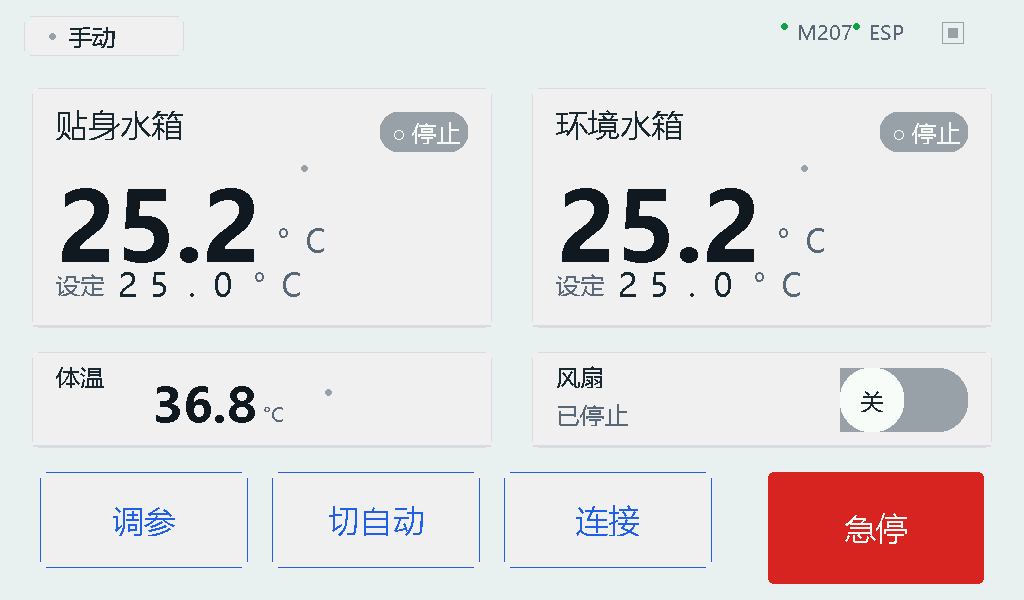
#> input picture project_tcs/tests/baseline/_home_FAIL.png, 1024 x 600 px
$ python colorblind_check.py ../tests/baseline/_home_FAIL.png
#> lines starting #> are read from the running program, lines starting #| are printed output that depends on the picture
#!/usr/bin/env python3
# -*- coding: utf-8 -*-
"""colorblind_check.py — K10 色弱/灰度可辨性审查（任务书 v9.5）

对 UI 帧做 灰度化 + 红绿色盲(Protanopia/Deuteranopia) 变换后重审：
  - 报警横幅 vs 背景：灰度 ΔL ≥ 18（报警在无彩色下仍突显）
  - 绿/灰状态胶囊：灰度 ΔL ≥ 15（●运行 vs ○停止 不依赖色相）
  - 急停红实底 vs 白卡：ΔL ≥ 40
通过标准=线性变换后上述三组仍可辨（ISA-101 "颜色只留给报警"的自证）。
用法: python tools/colorblind_check.py [frame.png ...]   （缺省=标准四帧）
"""
import sys
from pathlib import Path
from PIL import Image

ROOT = Path(__file__).resolve().parent.parent
EV = ROOT.parent / "docs/evidence"

# 灰度权重（sRGB）
W = (0.2126, 0.7152, 0.0722)
# Deuteranopia 近似矩阵（Brettel/Viénot 简化，够用于可辨性审查）
DEUT = ((0.625, 0.375, 0.0),
        (0.70,  0.30,  0.0),
        (0.0,   0.30,  0.70))
PROT = ((0.567, 0.433, 0.0),
        (0.558, 0.442, 0.0),
        (0.0,   0.242, 0.758))


def transform(im, mode):
    px = im.load()
    out = Image.new("L", im.size)
    po = out.load()
    for y in range(im.size[1]):
        for x in range(im.size[0]):
            r, g, b = px[x, y]
            if mode == "gray":
                v = W[0] * r + W[1] * g + W[2] * b
            else:
                m = DEUT if mode == "deut" else PROT
                r2, g2, b2 = (m[i][0] * r + m[i][1] * g + m[i][2] * b
                              for i in range(3))
                v = W[0] * r2 + W[1] * g2 + W[2] * b2
            po[x, y] = int(max(0, min(255, v)))
    return out


def avg(im, x0, y0, x1, y1):
    px = im.load()
    s = n = 0
    for y in range(y0, y1, 3):
        for x in range(x0, x1, 3):
            s += px[x, y]
            n += 1
    return s / max(n, 1)


# 阈值依据：ΔL≥12 ≈ 明显可辨（ISO 9241 常用 10+）；且报警可辨不单靠色相——
# ▲/■ 图标+深色文字块+描边三重编码同在（K10 术语表），色相只是其一
CHECKS = [  # (名称, A区, B区, 最小ΔL, 适用帧)
    ("横幅vs背景",  (220, 12, 750, 60),  (220, 300, 750, 340), 12, "banner"),
    ("急停钮vs卡",  (790, 490, 960, 565), (600, 490, 700, 560), 25, "dock"),
]
# 胶囊运行/停止不依赖 ΔL 单判：●/○ 形状+文字双编码（设计规范 1.2），此处不查


def check_frame(path):
    """按帧内容选择检查组：有横幅帧查横幅/胶囊，所有 dock 帧查急停钮"""
#> called with path = '../tests/baseline/_home_FAIL.png'
    im = Image.open(path).convert("RGB")
#> im is the input picture: PIL image 1024x600 RGB; mean R, G, B 225.9, 222.8, 224
    gray = transform(im, "gray")
#> in transform, `out = Image.new("L", im.size)`: out: PIL image 1024x600 L; every value is 0
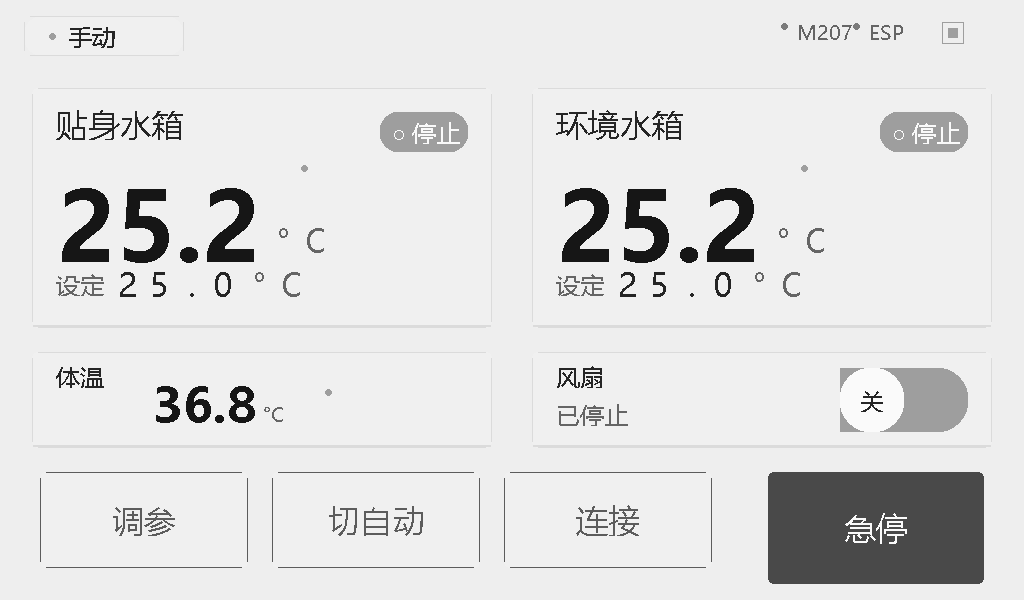
#> gray: PIL image 1024x600 L; min 22, max 250, mean 223.4
    has_banner = abs(avg(gray, 220, 12, 750, 60)
                     - avg(gray, 220, 300, 750, 340)) >= 6
#> after the loop in avg, `for y in range(y0, y1, 3):`: n = 2832; s = 674016
#> has_banner = False
    checks = [c for c in CHECKS
              if (c[4] != "banner" or has_banner)]
#> checks = [('急停钮vs卡', (790, 490, 960, 565), (600, 490, 700, 560), 25, 'dock')]
    results = {}
    ok_all = True
    for mode in ("gray", "deut", "prot"):
        g = transform(im, mode)
        row = {}
        for name, a, b, need, _applies in checks:
            dl = abs(avg(g, *a) - avg(g, *b))
            row[name] = {"dL": round(dl, 1), "need": need, "ok": dl >= need}
            ok_all &= dl >= need
        results[mode] = row
#> this loop made 3 passes
#> pass 2, in check_frame, `g = transform(im, mode)`:
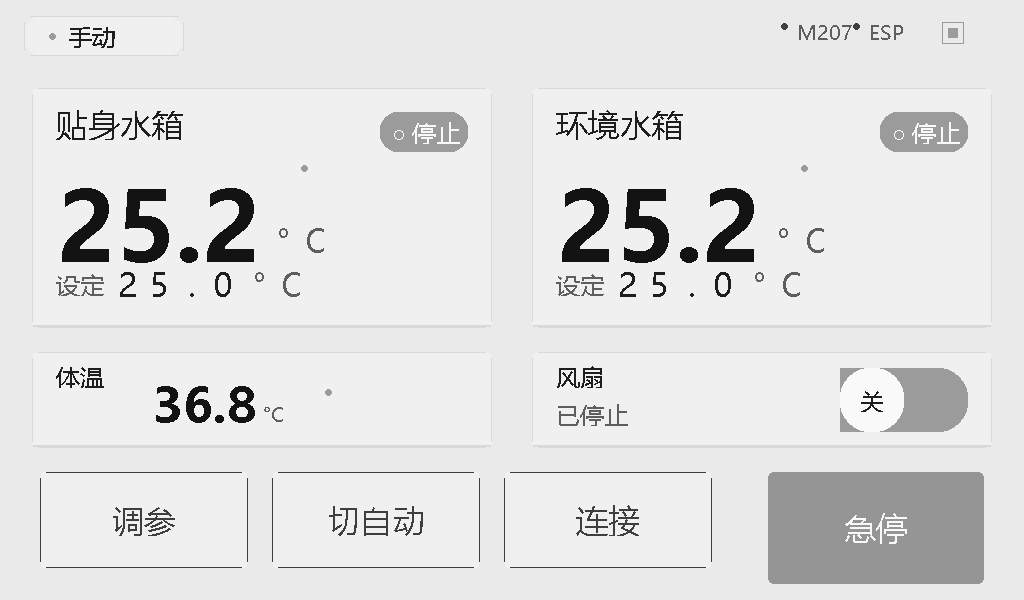
#> g: PIL image 1024x600 L; min 19, max 249, mean 224.5
#> after the loop, ok_all = True; results = 3 items
    results["_meta"] = {"skipped_banner_group": not has_banner}
    return results, ok_all


def main():
    frames = sys.argv[1:] or [str(EV / n) for n in
                              ("K9_home.png", "K4_home_lost.png")]
    all_ok = True
    report = {}
    for f in frames:
        if not Path(f).exists():
            print(f"[colorblind] 缺帧 {f} 跳过")
            continue
        res, ok = check_frame(f)
#> res = 4 items; ok = True
        report[f] = res
        all_ok &= ok
#> all_ok = True
        brief = {m: {k: v.get("dL") for k, v in r.items() if isinstance(v, dict)}
                 for m, r in res.items()}
#> brief = 4 items
        print(f"[colorblind] {Path(f).name}: {'PASS' if ok else 'FAIL'} {brief}")
#| [colorblind] _home_FAIL.png: PASS {'gray': {'急停钮vs卡': 149.9}, 'deut': {'急停钮vs卡': 76.1}, 'prot': {'急停钮vs卡': 95.6}, '_meta': {}}
    import json
    dest = EV / "colorblind_check.json"
    with open(dest, "w", encoding="utf-8") as fh:
        json.dump(report, fh, ensure_ascii=False, indent=1)
    print(f"[colorblind] {'ALL PASS' if all_ok else 'HAS FAIL'} → {dest}")
#| [colorblind] ALL PASS → docs/evidence/colorblind_check.json
    return 0 if all_ok else 1


if __name__ == "__main__":
    sys.exit(main())
#> (the program exits here)
